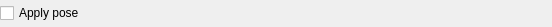
<?xml version="1.0" encoding="UTF-8"?>
<ui version="4.0">
 <class>qSlicerArmaturesIOOptionsWidget</class>
 <widget class="qSlicerWidget" name="qSlicerArmaturesIOOptionsWidget">
  <property name="geometry">
   <rect>
    <x>0</x>
    <y>0</y>
    <width>552</width>
    <height>27</height>
   </rect>
  </property>
  <property name="windowTitle">
   <string>Volume Options</string>
  </property>
  <layout class="QHBoxLayout" name="horizontalLayout">
   <property name="margin">
    <number>0</number>
   </property>
   <item>
    <widget class="QCheckBox" name="PoseCheckBox">
     <property name="text">
      <string>Apply pose</string>
     </property>
    </widget>
   </item>
  </layout>
 </widget>
 <customwidgets>
  <customwidget>
   <class>qSlicerWidget</class>
   <extends>QWidget</extends>
   <header>qSlicerWidget.h</header>
   <container>1</container>
  </customwidget>
 </customwidgets>
 <resources/>
 <connections/>
</ui>
